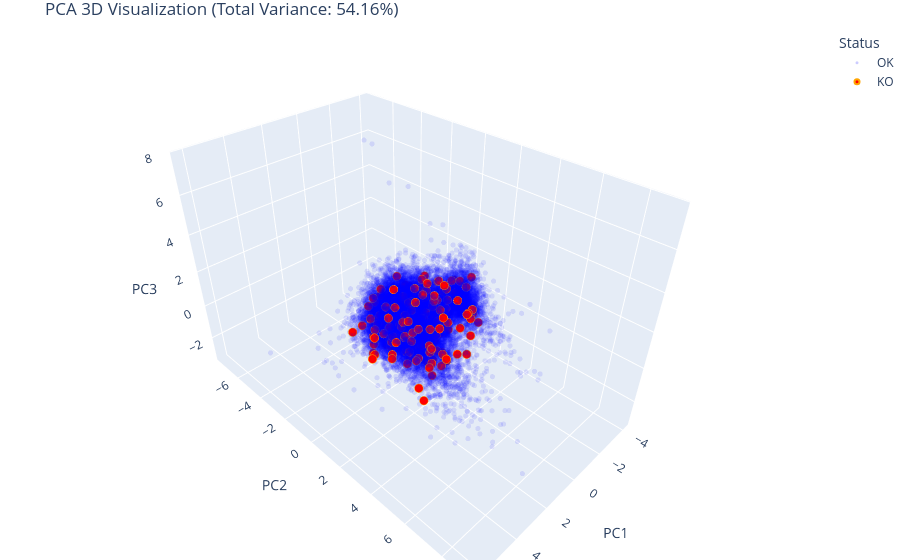

Notebook source saved alongside this figure:
### Code cell
import plotly.express as px

viz_features = df.drop(columns=[id_col, target_col]).select_dtypes(include=[np.number])
viz_imputer = SimpleImputer(strategy="median")
viz_imputed = viz_imputer.fit_transform(viz_features)

viz_scaled = RobustScaler().fit_transform(viz_imputed)

pca_3d = PCA(n_components=3)
X_pca_3d = pca_3d.fit_transform(viz_scaled)

df_pca_3d = pd.DataFrame(X_pca_3d, columns=['PC1', 'PC2', 'PC3'])
df_pca_3d['Label'] = df[target_col].values
df_pca_3d['Status'] = df_pca_3d['Label'].map({0: 'OK', 1: 'KO'})

total_var = np.sum(pca_3d.explained_variance_ratio_) * 100

fig = px.scatter_3d(
    df_pca_3d, 
    x='PC1', y='PC2', z='PC3',
    color='Status',
    color_discrete_map={'OK': 'blue', 'KO': 'red'},
    title=f"PCA 3D Visualization (Total Variance: {total_var:.2f}%)",
    opacity=0.6 
)

fig.update_traces(selector=dict(name='OK'), marker=dict(size=3, opacity=0.1))
fig.update_traces(selector=dict(name='KO'), marker=dict(size=5, opacity=1.0, line=dict(width=2, color='orange')))

fig.update_layout(margin=dict(l=0, r=0, b=0, t=30))
fig.show()

### Figure 1 — Plotly figure (JSON) as saved in the notebook; plotly's stock layout.template omitted (floating-point values rounded to 4 significant figures; data arrays with more than 128 entries replaced by an {"elided": "..."} marker saying what was removed)
{"data": [{"hovertemplate": "Status=OK<br>PC1=%{x}<br>PC2=%{y}<br>PC3=%{z}<extra></extra>", "legendgroup": "OK", "marker": {"color": "blue", "opacity": 0.1, "size": 3, "symbol": "circle"}, "mode": "markers", "name": "OK", "scene": "scene", "showlegend": true, "type": "scatter3d", "x": {"elided": "34210 float values"}, "y": {"elided": "34210 float values"}, "z": {"elided": "34210 float values"}}, {"hovertemplate": "Status=KO<br>PC1=%{x}<br>PC2=%{y}<br>PC3=%{z}<extra></extra>", "legendgroup": "KO", "marker": {"color": "red", "line": {"color": "orange", "width": 2}, "opacity": 1, "size": 5, "symbol": "circle"}, "mode": "markers", "name": "KO", "scene": "scene", "showlegend": true, "type": "scatter3d", "x": {"elided": "305 float values"}, "y": {"elided": "305 float values"}, "z": {"elided": "305 float values"}}], "layout": {"legend": {"title": {"text": "Status"}, "tracegroupgap": 0}, "margin": {"b": 0, "l": 0, "r": 0, "t": 30}, "scene": {"domain": {"x": [0, 1], "y": [0, 1]}, "xaxis": {"title": {"text": "PC1"}}, "yaxis": {"title": {"text": "PC2"}}, "zaxis": {"title": {"text": "PC3"}}}, "title": {"text": "PCA 3D Visualization (Total Variance: 54.16%)"}}}
